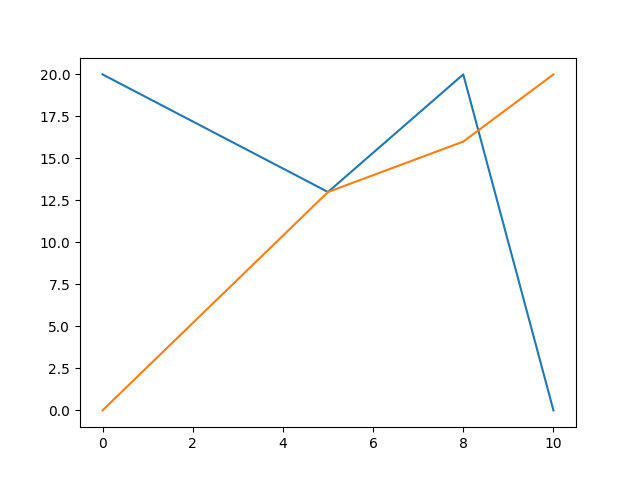

The Python source for this figure:
import matplotlib.pyplot as mp
import numpy as np
mp.plot(np.array([0,5,8,10]),np.array([20,13,20,0]),np.array([0,5,8,10]),np.array([0,13,16,20]))
mp.show()
